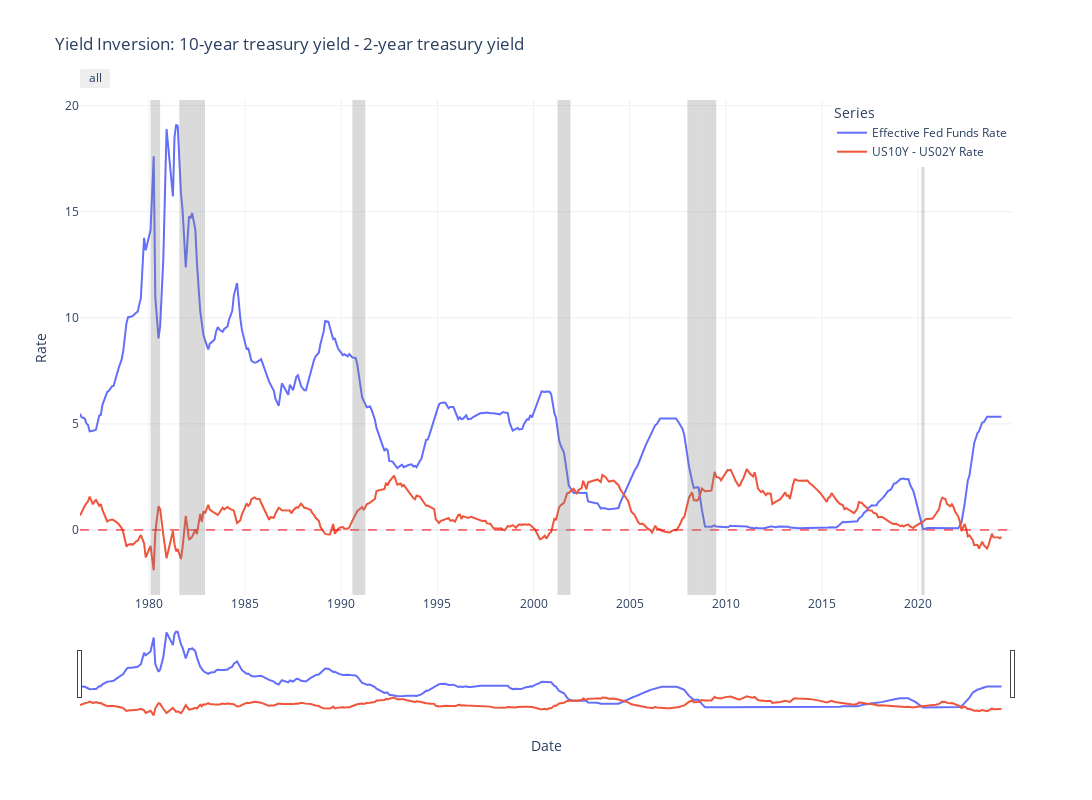

The notebook cell saved with this chart:
### Code cell
import requests
import pandas as pd
import numpy as np
import plotly.graph_objects as go
import plotly.express as px
import sys
import os
from datetime import datetime
from fredapi import Fred

# Add the src directory to sys.path
src_path = os.path.expanduser('~/Desktop/GitHub/SPX_Analysis/src')
sys.path.append(src_path)

import importlib
import fetcher
importlib.reload(fetcher)
from fetcher import SeriesFetcher

def constructDF():
    # get the data DGS2 and DGS10
    DGS2 = SeriesFetcher('DGS2')
    DGS10 = SeriesFetcher('DGS10')
    fedfunds = SeriesFetcher('FEDFUNDS')

    data = pd.DataFrame({
        'US02Y': DGS2.get_series_data(),
        'US10Y': DGS10.get_series_data(),
        'FEDFUNDS': fedfunds.get_series_data()
    })

    # Drop rows with missing values & Convert index to datetime
    data.dropna(inplace=True)
    data.index = pd.to_datetime(data.index)
    
    # Create the Real10YrInflInterest series
    data['US10Y-US02Y'] = data['US10Y'] - data['US02Y']
    
    return data

def shade_recession_months(fig, usrec_series):
    # grey out timeframes with NBER recessions
    for date, value in usrec_series.items():
        date = pd.to_datetime(date)
        if value == 1:
            fig.add_vrect(
                x0=date, x1=date + pd.DateOffset(months=1),
                fillcolor="grey", opacity=0.3, line_width=0
            )

if __name__ == "__main__":
    today = pd.Timestamp.now().date()
    offset_days = 200

    # Construct the RealFlation DataFrame & establish min/max indexed date
    YieldInversion = constructDF()
    data_start_date = RealFlation.index.min()
    data_end_date = RealFlation.index.max()
    
    # Create Plotly figure & Add traces for each series
    fig = go.Figure()
    fig.add_trace(go.Scatter(x=RealFlation.index, y=RealFlation['FEDFUNDS'], mode='lines', name='Effective Fed Funds Rate'))
    fig.add_trace(go.Scatter(x=RealFlation.index, y=RealFlation['US10Y-US02Y'], mode='lines', name='US10Y - US02Y Rate'))

    fig.add_hline(y=0, line=dict(color='red', width=1, dash='dash'))
    
    # # Fetch the current 10-year Treasury yield (DGS10) and display it as a reference
    # dgs10 = SeriesFetcher('DGS10')
    # current_dgs10 = dgs10.get_latest_value()
    # if current_dgs10 is not None:
    #     fig.add_hline(y=current_dgs10, line=dict(color='red', width=1, dash='dash'), annotation_text=f'US10Y: {current_dgs10}', annotation_position='bottom right')
    # else:
    #     print("Failed to fetch the current 10-year Treasury yield.")

    # Shade the recession periods based on the "USREC" series
    USREC = SeriesFetcher('USREC')
    usrec_series = USREC.get_series_data(data_start_date)
    shade_recession_months(fig, usrec_series)
    
    # Update layout with correct x-axis range and range slider range
    fig.update_layout(
        title='Yield Inversion: 10-year treasury yield - 2-year treasury yield',
        xaxis_title='Date',
        yaxis_title='Rate',
        legend_title='Series',
        legend=dict(
            x=1,
            y=1,
            xanchor='right',
            yanchor='top',
        ),
        template='plotly_white',
        width=1100,  # Set the width of the chart
        height=800,  # Set the height of the chart
        xaxis=dict(
            rangeselector=dict(buttons=list([
                dict(step="all")
            ])),
            rangeslider=dict(
                visible=True,
                autorange=True,
                yaxis=dict(
                        # rangemode="match",  # Ensures the y-axis matches the main plot
                        # autorange=True,     # Automatically adjust y-axis range
                        # fixedrange=True    # Allow y-axis range to be adjusted
                    )
            ), 
            type="date",
            range=[data_start_date, data_end_date + pd.DateOffset(days=offset_days)]
        ),
        yaxis=dict(
            autorange=True,  # Enable dynamic y-axis scaling
            fixedrange=False
        )
    )
    
    # Show the figure
    fig.show()

### Figure 1 — Plotly figure (JSON) as saved in the notebook; plotly's stock layout.template omitted (floating-point values rounded to 4 significant figures; data arrays with more than 128 entries replaced by an {"elided": "..."} marker saying what was removed)
{"data": [{"mode": "lines", "name": "Effective Fed Funds Rate", "type": "scatter", "x": {"elided": "372 str values"}, "y": {"elided": "372 float values"}}, {"mode": "lines", "name": "US10Y - US02Y Rate", "type": "scatter", "x": {"elided": "372 str values"}, "y": {"elided": "372 float values"}}], "layout": {"height": 800, "legend": {"title": {"text": "Series"}, "x": 1, "xanchor": "right", "y": 1, "yanchor": "top"}, "shapes": [{"line": {"color": "red", "dash": "dash", "width": 1}, "type": "line", "x0": 0, "x1": 1, "xref": "x domain", "y0": 0, "y1": 0, "yref": "y"}, {"fillcolor": "grey", "line": {"width": 0}, "opacity": 0.3, "type": "rect", "x0": "1980-02-01T00:00:00", "x1": "1980-03-01T00:00:00", "xref": "x", "y0": 0, "y1": 1, "yref": "y domain"}, {"fillcolor": "grey", "line": {"width": 0}, "opacity": 0.3, "type": "rect", "x0": "1980-03-01T00:00:00", "x1": "1980-04-01T00:00:00", "xref": "x", "y0": 0, "y1": 1, "yref": "y domain"}, {"fillcolor": "grey", "line": {"width": 0}, "opacity": 0.3, "type": "rect", "x0": "1980-04-01T00:00:00", "x1": "1980-05-01T00:00:00", "xref": "x", "y0": 0, "y1": 1, "yref": "y domain"}, {"fillcolor": "grey", "line": {"width": 0}, "opacity": 0.3, "type": "rect", "x0": "1980-05-01T00:00:00", "x1": "1980-06-01T00:00:00", "xref": "x", "y0": 0, "y1": 1, "yref": "y domain"}, {"fillcolor": "grey", "line": {"width": 0}, "opacity": 0.3, "type": "rect", "x0": "1980-06-01T00:00:00", "x1": "1980-07-01T00:00:00", "xref": "x", "y0": 0, "y1": 1, "yref": "y domain"}, {"fillcolor": "grey", "line": {"width": 0}, "opacity": 0.3, "type": "rect", "x0": "1980-07-01T00:00:00", "x1": "1980-08-01T00:00:00", "xref": "x", "y0": 0, "y1": 1, "yref": "y domain"}, {"fillcolor": "grey", "line": {"width": 0}, "opacity": 0.3, "type": "rect", "x0": "1981-08-01T00:00:00", "x1": "1981-09-01T00:00:00", "xref": "x", "y0": 0, "y1": 1, "yref": "y domain"}, {"fillcolor": "grey", "line": {"width": 0}, "opacity": 0.3, "type": "rect", "x0": "1981-09-01T00:00:00", "x1": "1981-10-01T00:00:00", "xref": "x", "y0": 0, "y1": 1, "yref": "y domain"}, {"fillcolor": "grey", "line": {"width": 0}, "opacity": 0.3, "type": "rect", "x0": "1981-10-01T00:00:00", "x1": "1981-11-01T00:00:00", "xref": "x", "y0": 0, "y1": 1, "yref": "y domain"}, {"fillcolor": "grey", "line": {"width": 0}, "opacity": 0.3, "type": "rect", "x0": "1981-11-01T00:00:00", "x1": "1981-12-01T00:00:00", "xref": "x", "y0": 0, "y1": 1, "yref": "y domain"}, {"fillcolor": "grey", "line": {"width": 0}, "opacity": 0.3, "type": "rect", "x0": "1981-12-01T00:00:00", "x1": "1982-01-01T00:00:00", "xref": "x", "y0": 0, "y1": 1, "yref": "y domain"}, {"fillcolor": "grey", "line": {"width": 0}, "opacity": 0.3, "type": "rect", "x0": "1982-01-01T00:00:00", "x1": "1982-02-01T00:00:00", "xref": "x", "y0": 0, "y1": 1, "yref": "y domain"}, {"fillcolor": "grey", "line": {"width": 0}, "opacity": 0.3, "type": "rect", "x0": "1982-02-01T00:00:00", "x1": "1982-03-01T00:00:00", "xref": "x", "y0": 0, "y1": 1, "yref": "y domain"}, {"fillcolor": "grey", "line": {"width": 0}, "opacity": 0.3, "type": "rect", "x0": "1982-03-01T00:00:00", "x1": "1982-04-01T00:00:00", "xref": "x", "y0": 0, "y1": 1, "yref": "y domain"}, {"fillcolor": "grey", "line": {"width": 0}, "opacity": 0.3, "type": "rect", "x0": "1982-04-01T00:00:00", "x1": "1982-05-01T00:00:00", "xref": "x", "y0": 0, "y1": 1, "yref": "y domain"}, {"fillcolor": "grey", "line": {"width": 0}, "opacity": 0.3, "type": "rect", "x0": "1982-05-01T00:00:00", "x1": "1982-06-01T00:00:00", "xref": "x", "y0": 0, "y1": 1, "yref": "y domain"}, {"fillcolor": "grey", "line": {"width": 0}, "opacity": 0.3, "type": "rect", "x0": "1982-06-01T00:00:00", "x1": "1982-07-01T00:00:00", "xref": "x", "y0": 0, "y1": 1, "yref": "y domain"}, {"fillcolor": "grey", "line": {"width": 0}, "opacity": 0.3, "type": "rect", "x0": "1982-07-01T00:00:00", "x1": "1982-08-01T00:00:00", "xref": "x", "y0": 0, "y1": 1, "yref": "y domain"}, {"fillcolor": "grey", "line": {"width": 0}, "opacity": 0.3, "type": "rect", "x0": "1982-08-01T00:00:00", "x1": "1982-09-01T00:00:00", "xref": "x", "y0": 0, "y1": 1, "yref": "y domain"}, {"fillcolor": "grey", "line": {"width": 0}, "opacity": 0.3, "type": "rect", "x0": "1982-09-01T00:00:00", "x1": "1982-10-01T00:00:00", "xref": "x", "y0": 0, "y1": 1, "yref": "y domain"}, {"fillcolor": "grey", "line": {"width": 0}, "opacity": 0.3, "type": "rect", "x0": "1982-10-01T00:00:00", "x1": "1982-11-01T00:00:00", "xref": "x", "y0": 0, "y1": 1, "yref": "y domain"}, {"fillcolor": "grey", "line": {"width": 0}, "opacity": 0.3, "type": "rect", "x0": "1982-11-01T00:00:00", "x1": "1982-12-01T00:00:00", "xref": "x", "y0": 0, "y1": 1, "yref": "y domain"}, {"fillcolor": "grey", "line": {"width": 0}, "opacity": 0.3, "type": "rect", "x0": "1990-08-01T00:00:00", "x1": "1990-09-01T00:00:00", "xref": "x", "y0": 0, "y1": 1, "yref": "y domain"}, {"fillcolor": "grey", "line": {"width": 0}, "opacity": 0.3, "type": "rect", "x0": "1990-09-01T00:00:00", "x1": "1990-10-01T00:00:00", "xref": "x", "y0": 0, "y1": 1, "yref": "y domain"}, {"fillcolor": "grey", "line": {"width": 0}, "opacity": 0.3, "type": "rect", "x0": "1990-10-01T00:00:00", "x1": "1990-11-01T00:00:00", "xref": "x", "y0": 0, "y1": 1, "yref": "y domain"}, {"fillcolor": "grey", "line": {"width": 0}, "opacity": 0.3, "type": "rect", "x0": "1990-11-01T00:00:00", "x1": "1990-12-01T00:00:00", "xref": "x", "y0": 0, "y1": 1, "yref": "y domain"}, {"fillcolor": "grey", "line": {"width": 0}, "opacity": 0.3, "type": "rect", "x0": "1990-12-01T00:00:00", "x1": "1991-01-01T00:00:00", "xref": "x", "y0": 0, "y1": 1, "yref": "y domain"}, {"fillcolor": "grey", "line": {"width": 0}, "opacity": 0.3, "type": "rect", "x0": "1991-01-01T00:00:00", "x1": "1991-02-01T00:00:00", "xref": "x", "y0": 0, "y1": 1, "yref": "y domain"}, {"fillcolor": "grey", "line": {"width": 0}, "opacity": 0.3, "type": "rect", "x0": "1991-02-01T00:00:00", "x1": "1991-03-01T00:00:00", "xref": "x", "y0": 0, "y1": 1, "yref": "y domain"}, {"fillcolor": "grey", "line": {"width": 0}, "opacity": 0.3, "type": "rect", "x0": "1991-03-01T00:00:00", "x1": "1991-04-01T00:00:00", "xref": "x", "y0": 0, "y1": 1, "yref": "y domain"}, {"fillcolor": "grey", "line": {"width": 0}, "opacity": 0.3, "type": "rect", "x0": "2001-04-01T00:00:00", "x1": "2001-05-01T00:00:00", "xref": "x", "y0": 0, "y1": 1, "yref": "y domain"}, {"fillcolor": "grey", "line": {"width": 0}, "opacity": 0.3, "type": "rect", "x0": "2001-05-01T00:00:00", "x1": "2001-06-01T00:00:00", "xref": "x", "y0": 0, "y1": 1, "yref": "y domain"}, {"fillcolor": "grey", "line": {"width": 0}, "opacity": 0.3, "type": "rect", "x0": "2001-06-01T00:00:00", "x1": "2001-07-01T00:00:00", "xref": "x", "y0": 0, "y1": 1, "yref": "y domain"}, {"fillcolor": "grey", "line": {"width": 0}, "opacity": 0.3, "type": "rect", "x0": "2001-07-01T00:00:00", "x1": "2001-08-01T00:00:00", "xref": "x", "y0": 0, "y1": 1, "yref": "y domain"}, {"fillcolor": "grey", "line": {"width": 0}, "opacity": 0.3, "type": "rect", "x0": "2001-08-01T00:00:00", "x1": "2001-09-01T00:00:00", "xref": "x", "y0": 0, "y1": 1, "yref": "y domain"}, {"fillcolor": "grey", "line": {"width": 0}, "opacity": 0.3, "type": "rect", "x0": "2001-09-01T00:00:00", "x1": "2001-10-01T00:00:00", "xref": "x", "y0": 0, "y1": 1, "yref": "y domain"}, {"fillcolor": "grey", "line": {"width": 0}, "opacity": 0.3, "type": "rect", "x0": "2001-10-01T00:00:00", "x1": "2001-11-01T00:00:00", "xref": "x", "y0": 0, "y1": 1, "yref": "y domain"}, {"fillcolor": "grey", "line": {"width": 0}, "opacity": 0.3, "type": "rect", "x0": "2001-11-01T00:00:00", "x1": "2001-12-01T00:00:00", "xref": "x", "y0": 0, "y1": 1, "yref": "y domain"}, {"fillcolor": "grey", "line": {"width": 0}, "opacity": 0.3, "type": "rect", "x0": "2008-01-01T00:00:00", "x1": "2008-02-01T00:00:00", "xref": "x", "y0": 0, "y1": 1, "yref": "y domain"}, {"fillcolor": "grey", "line": {"width": 0}, "opacity": 0.3, "type": "rect", "x0": "2008-02-01T00:00:00", "x1": "2008-03-01T00:00:00", "xref": "x", "y0": 0, "y1": 1, "yref": "y domain"}, {"fillcolor": "grey", "line": {"width": 0}, "opacity": 0.3, "type": "rect", "x0": "2008-03-01T00:00:00", "x1": "2008-04-01T00:00:00", "xref": "x", "y0": 0, "y1": 1, "yref": "y domain"}, {"fillcolor": "grey", "line": {"width": 0}, "opacity": 0.3, "type": "rect", "x0": "2008-04-01T00:00:00", "x1": "2008-05-01T00:00:00", "xref": "x", "y0": 0, "y1": 1, "yref": "y domain"}, {"fillcolor": "grey", "line": {"width": 0}, "opacity": 0.3, "type": "rect", "x0": "2008-05-01T00:00:00", "x1": "2008-06-01T00:00:00", "xref": "x", "y0": 0, "y1": 1, "yref": "y domain"}, {"fillcolor": "grey", "line": {"width": 0}, "opacity": 0.3, "type": "rect", "x0": "2008-06-01T00:00:00", "x1": "2008-07-01T00:00:00", "xref": "x", "y0": 0, "y1": 1, "yref": "y domain"}, {"fillcolor": "grey", "line": {"width": 0}, "opacity": 0.3, "type": "rect", "x0": "2008-07-01T00:00:00", "x1": "2008-08-01T00:00:00", "xref": "x", "y0": 0, "y1": 1, "yref": "y domain"}, {"fillcolor": "grey", "line": {"width": 0}, "opacity": 0.3, "type": "rect", "x0": "2008-08-01T00:00:00", "x1": "2008-09-01T00:00:00", "xref": "x", "y0": 0, "y1": 1, "yref": "y domain"}, {"fillcolor": "grey", "line": {"width": 0}, "opacity": 0.3, "type": "rect", "x0": "2008-09-01T00:00:00", "x1": "2008-10-01T00:00:00", "xref": "x", "y0": 0, "y1": 1, "yref": "y domain"}, {"fillcolor": "grey", "line": {"width": 0}, "opacity": 0.3, "type": "rect", "x0": "2008-10-01T00:00:00", "x1": "2008-11-01T00:00:00", "xref": "x", "y0": 0, "y1": 1, "yref": "y domain"}, {"fillcolor": "grey", "line": {"width": 0}, "opacity": 0.3, "type": "rect", "x0": "2008-11-01T00:00:00", "x1": "2008-12-01T00:00:00", "xref": "x", "y0": 0, "y1": 1, "yref": "y domain"}, {"fillcolor": "grey", "line": {"width": 0}, "opacity": 0.3, "type": "rect", "x0": "2008-12-01T00:00:00", "x1": "2009-01-01T00:00:00", "xref": "x", "y0": 0, "y1": 1, "yref": "y domain"}, {"fillcolor": "grey", "line": {"width": 0}, "opacity": 0.3, "type": "rect", "x0": "2009-01-01T00:00:00", "x1": "2009-02-01T00:00:00", "xref": "x", "y0": 0, "y1": 1, "yref": "y domain"}, {"fillcolor": "grey", "line": {"width": 0}, "opacity": 0.3, "type": "rect", "x0": "2009-02-01T00:00:00", "x1": "2009-03-01T00:00:00", "xref": "x", "y0": 0, "y1": 1, "yref": "y domain"}, {"fillcolor": "grey", "line": {"width": 0}, "opacity": 0.3, "type": "rect", "x0": "2009-03-01T00:00:00", "x1": "2009-04-01T00:00:00", "xref": "x", "y0": 0, "y1": 1, "yref": "y domain"}, {"fillcolor": "grey", "line": {"width": 0}, "opacity": 0.3, "type": "rect", "x0": "2009-04-01T00:00:00", "x1": "2009-05-01T00:00:00", "xref": "x", "y0": 0, "y1": 1, "yref": "y domain"}, {"fillcolor": "grey", "line": {"width": 0}, "opacity": 0.3, "type": "rect", "x0": "2009-05-01T00:00:00", "x1": "2009-06-01T00:00:00", "xref": "x", "y0": 0, "y1": 1, "yref": "y domain"}, {"fillcolor": "grey", "line": {"width": 0}, "opacity": 0.3, "type": "rect", "x0": "2009-06-01T00:00:00", "x1": "2009-07-01T00:00:00", "xref": "x", "y0": 0, "y1": 1, "yref": "y domain"}, {"fillcolor": "grey", "line": {"width": 0}, "opacity": 0.3, "type": "rect", "x0": "2020-03-01T00:00:00", "x1": "2020-04-01T00:00:00", "xref": "x", "y0": 0, "y1": 1, "yref": "y domain"}, {"fillcolor": "grey", "line": {"width": 0}, "opacity": 0.3, "type": "rect", "x0": "2020-04-01T00:00:00", "x1": "2020-05-01T00:00:00", "xref": "x", "y0": 0, "y1": 1, "yref": "y domain"}], "title": {"text": "Yield Inversion: 10-year treasury yield - 2-year treasury yield"}, "width": 1100, "xaxis": {"range": ["1976-06-01T00:00:00", "2024-11-17T00:00:00"], "rangeselector": {"buttons": [{"step": "all"}]}, "rangeslider": {"autorange": true, "range": ["1976-06-01", "2024-11-17"], "visible": true, "yaxis": {"_template": null, "rangemode": "match"}}, "title": {"text": "Date"}, "type": "date"}, "yaxis": {"autorange": true, "fixedrange": false, "range": [-3.067, 20.27], "title": {"text": "Rate"}, "type": "linear"}}}
